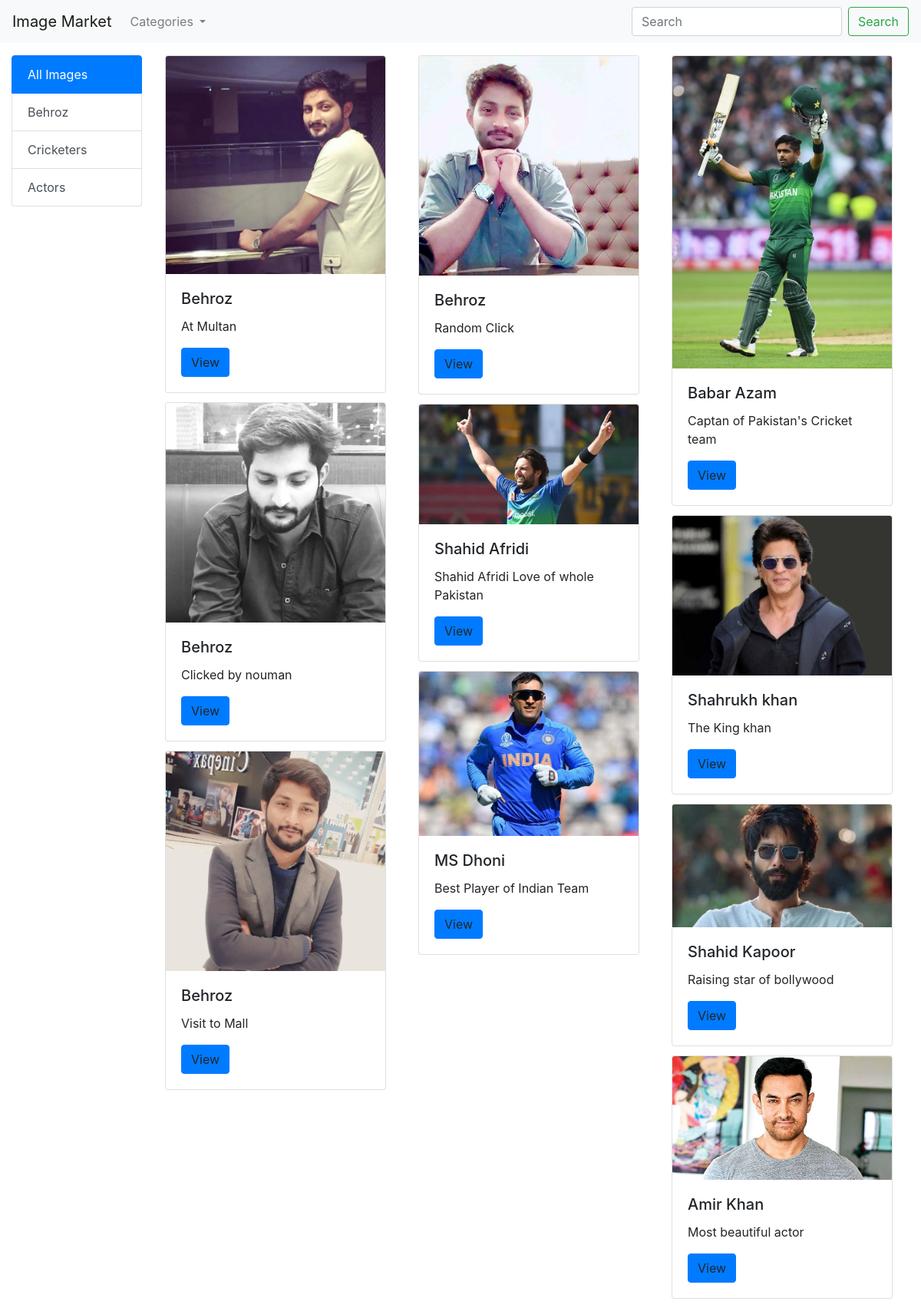
The page / on the database its author committed.
### imageMarket/models.py (models this page shows, shortened)
class Category(models.Model):
    title=models.CharField(max_length=100)
    description=models.TextField()

class Image(models.Model):
    title=models.CharField(max_length=100)
    description=models.TextField()
    image=models.ImageField(upload_to='images')
    added_date=models.DateTimeField(auto_now_add = True)
    category=models.ForeignKey(Category,on_delete=models.CASCADE)

### imageMarket/views.py (the view)
# urls.py: path('',views.index,name='index'),
def index(request):
    categories=Category.objects.all()
    images=Image.objects.all()
    data={'images':images,'categories':categories}
    return render(request,'imageMarket/index.html',data)

### imageMarket/templates/imageMarket/index.html (shortened to what this page needs)
{% extends 'imageMarket/base.html' %}
{% block content %}
    <div class="container-fluid">
        <div class="row">
            <div class="col-md-2">
                <div class="list-group mt-3">
                    <a href="{% url 'index' %}" class="list-group-item list-group-item-action active">
                        All Images
                    </a>
                    {% for catgory in categories %}
                        <a href="/category/{{ catgory.id }}" class="list-group-item list-group-item-action">
                            {{ catgory.title }}
                        </a>
                    {% endfor %}
                </div>
            </div>
            <div class="col-md-10">
                <div class="row mt-3">
                    <div class="col-md-12">
                        <div class="card-columns">
                            {% for img in images %}
                                <div class="card" style="width: 18rem;">
                                    <img class="card-img-top" src="/media/{{ img.image }}" alt="Card image cap">
                                    <div class="card-body">
                                        <h5 class="card-title">{{ img.title }}</h5>
                                        <p class="card-text">{{ img.description }}</p>
                                        <a  class="btn btn-primary"
                                           onclick="showModelwithImage('{{ img.image }}')">View</a>
                                    </div>
                                </div>
                            {% endfor %}
                        </div>
                    </div>
                </div>
            </div>
        </div>
    </div>
{% endblock %}

### imageMarket/templates/imageMarket/base.html (shortened to what this page needs)
<!doctype html>
<html lang="en">
  <head>
    <link rel="stylesheet" href="https://maxcdn.bootstrapcdn.com/bootstrap/4.0.0/css/bootstrap.min.css">
  </head>
  <body>
  <nav class="navbar navbar-expand-lg navbar-light bg-light">
  <a class="navbar-brand" href="{% url 'index' %}">Image Market</a>
  <div class="collapse navbar-collapse" id="navbarSupportedContent">
    <ul class="navbar-nav mr-auto">
      <li class="nav-item dropdown">
        <a class="nav-link dropdown-toggle" href="#" id="navbarDropdown" role="button" data-toggle="dropdown" aria-haspopup="true" aria-expanded="false">
         Categories
        </a>
      </li>
    </ul>
    <form class="form-inline my-2 my-lg-0">
      <input class="form-control mr-sm-2" type="search" placeholder="Search" aria-label="Search">
      <button class="btn btn-outline-success my-2 my-sm-0" type="submit">Search</button>
    </form>
  </div>
</nav>
  {% block content %}
  {% endblock %}
  </body>
</html>

### rows shown on the page
Category: title "Behroz"
Category: title "Cricketers"
Category: title "Actors"
Image: image (picture), title "Behroz", description "At Multan"
Image: image (picture), title "Behroz", description "Clicked by nouman"
Image: image (picture), title "Behroz", description "Visit to Mall"
Image: image (picture), title "Behroz", description "Random Click"
Image: image (picture), title "Shahid Afridi", description "Shahid Afridi Love of whole Pakistan"
Image: image (picture), title "MS Dhoni", description "Best Player of Indian Team"
Image: image (picture), title "Babar Azam", description "Captan of Pakistan's Cricket team"
Image: image (picture), title "Shahrukh khan", description "The King khan"
Image: image (picture), title "Shahid Kapoor", description "Raising star of bollywood"
Image: image (picture), title "Amir Khan", description "Most beautiful actor"
